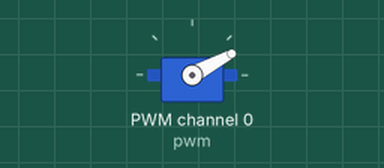
Recording of a program running on a simulated Raspberry Pi (BCM pin numbers). Parts: servo. Servo angles are drawn from the pulse width (0.5 ms = 0°, 2.5 ms = 180°). At 6.0 s the program stops and its outputs stay as they are.

Above: at 0.1 s.
At 4.6 s:
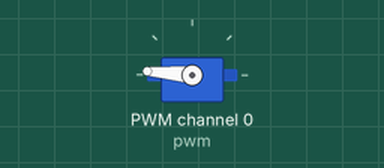
Timing chart, 0 to 7.0 s (numbered marks = the images above):
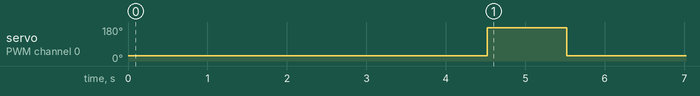

The program:

BTest.py
```python
#!/usr/bin/python

from Adafruit_PWM_Servo_Driver import PWM
import time

# ===========================================================================
# Example Code
# ===========================================================================

# Initialise the PWM device using the default address
# bmp = PWM(0x40, debug=True)
pwm = PWM(0x40, debug=True)

servoMin = 150  # Min pulse length out of 4096
servoMax = 600  # Max pulse length out of 4096

def setServoPulse(channel, pulse):
  pulseLength = 1000000                   # 1,000,000 us per second
  pulseLength /= 60                       # 60 Hz
  print "%d us per period" % pulseLength
  pulseLength /= 4096                     # 12 bits of resolution
  print "%d us per bit" % pulseLength
  pulse *= 1000
  pulse /= pulseLength
  pwm.setPWM(channel, 0, pulse)

pwm.setPWMFreq(60)                        # Set frequency to 60 Hz
#while (True):
  # Change speed of continuous servo on channel O
  #pwm.setPWM(0, 0, servoMin)
  #time.sleep(1)

#i = 150
#while i < 600:
#  pwm.setPWM(0, 0, i)
#  time.sleep(1)
#  i = i + 25
#  print i
#pwm.setPWM(0,0,0)

pwm.setPWM(0, 0, 200)
time.sleep(0.5)
pwm.setPWM(0, 0, 000)
time.sleep(4)
pwm.setPWM(0, 0, 600)
time.sleep(1.00)
pwm.setPWM(0, 0, 200)
time.sleep(0.5)
pwm.setPWM(0, 0, 000)
```
